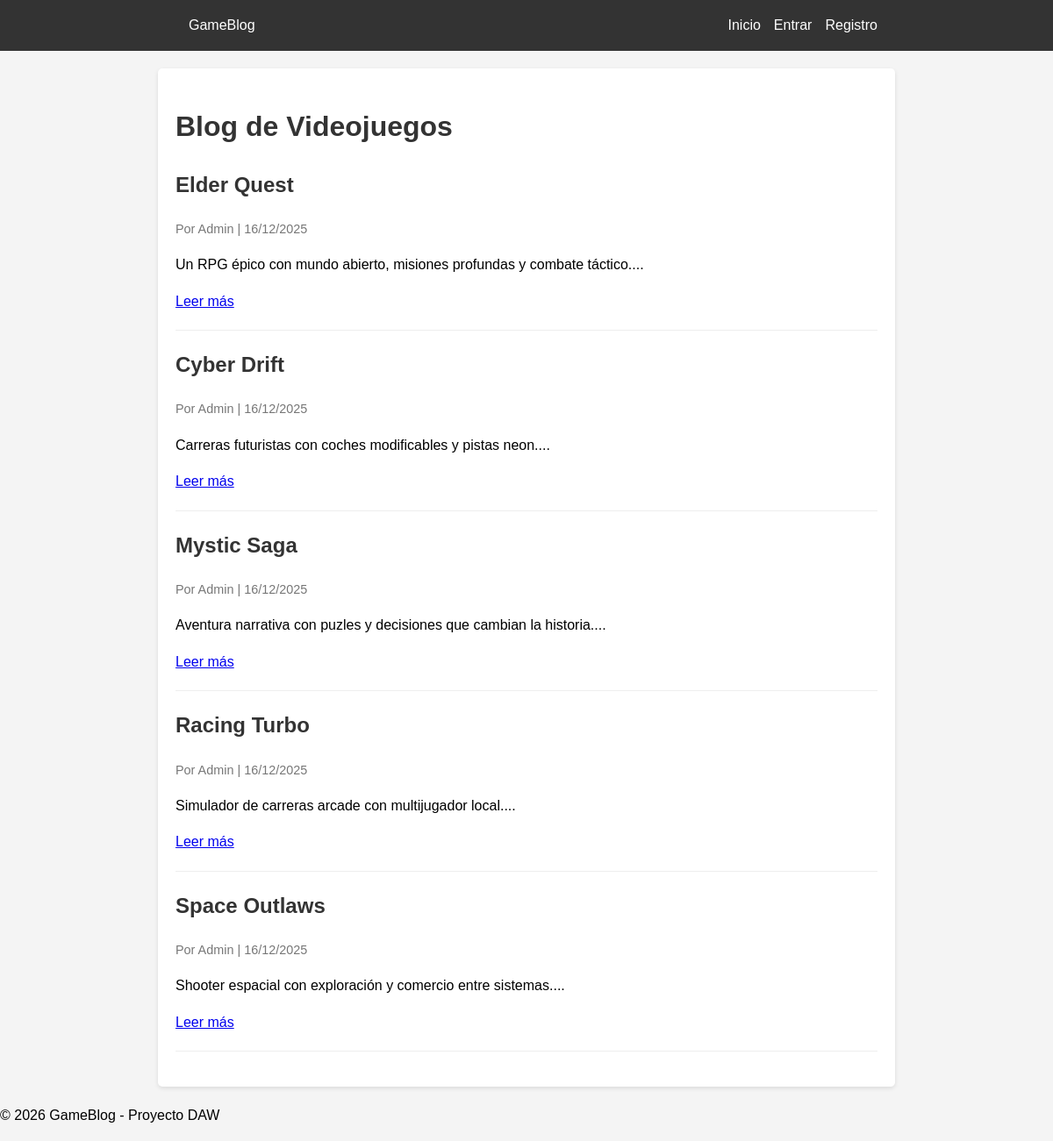
Before: / with the older database file.
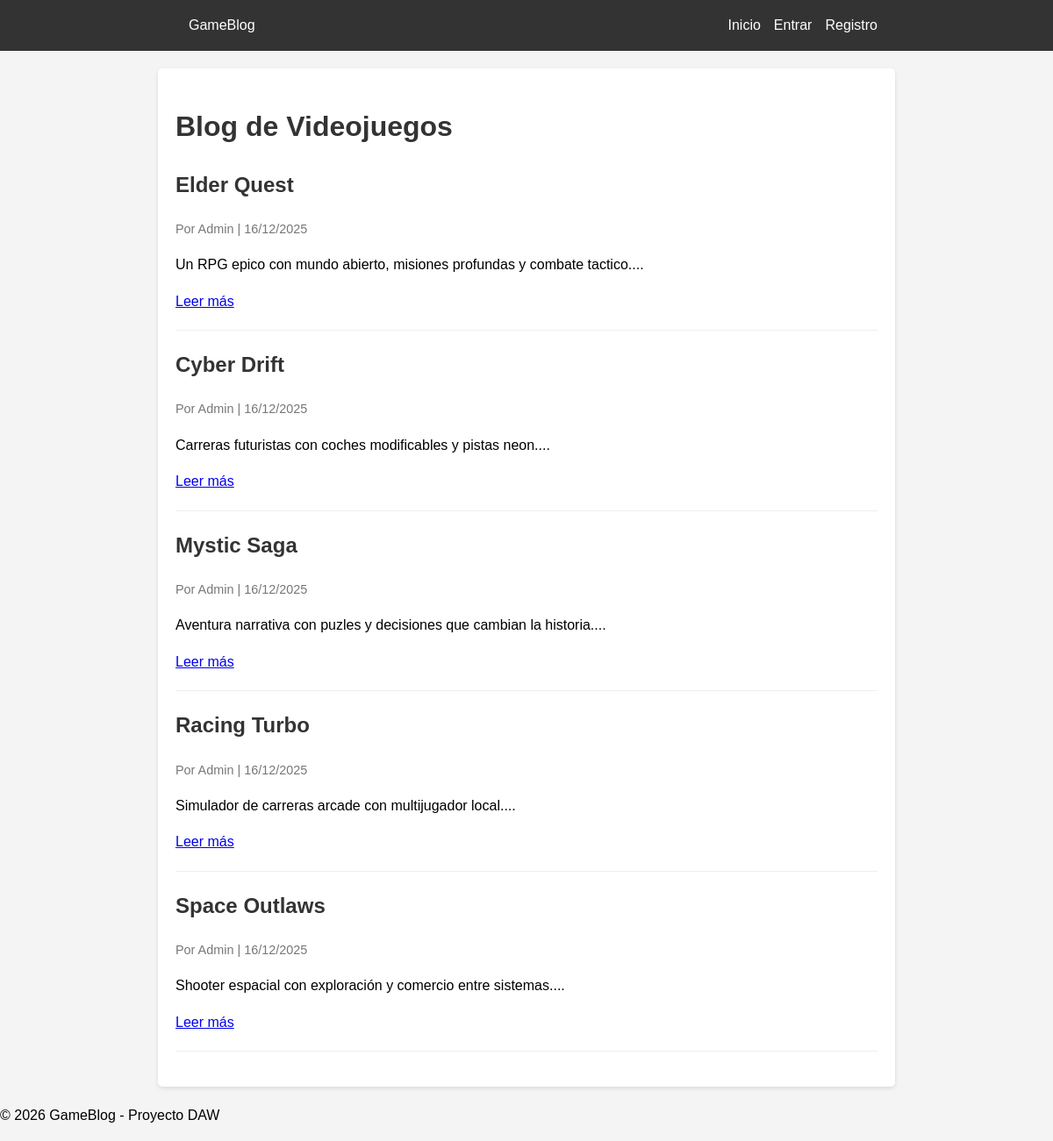
After: the same page with the newer database file.
### tables this page shows
CREATE TABLE IF NOT EXISTS posts (
    id INT AUTO_INCREMENT PRIMARY KEY,
    user_id INT NOT NULL,
    title VARCHAR(150) NOT NULL,
    content TEXT NOT NULL,
    image_url VARCHAR(255) DEFAULT NULL,
    created_at TIMESTAMP DEFAULT CURRENT_TIMESTAMP,
    FOREIGN KEY (user_id) REFERENCES users(id) ON DELETE CASCADE
);

CREATE TABLE IF NOT EXISTS users (
    id INT AUTO_INCREMENT PRIMARY KEY,
    username VARCHAR(80) NOT NULL,
    email VARCHAR(120) NOT NULL UNIQUE,
    password_hash VARCHAR(255) NOT NULL,
    role ENUM('admin', 'writer', 'subscriber') DEFAULT 'subscriber',
    created_at TIMESTAMP DEFAULT CURRENT_TIMESTAMP
);

### controllers/PostController.php (called while the page is built, shortened)
<?php
require_once __DIR__ . '/../models/Post.php';
class PostController {
    private $postModel;
    public function __construct() {
        $database = new Database();
        $db = $database->getConnection();
        $this->postModel = new Post($db);
    }
    protected function render(string $view, array $data = []) {
        extract($data);
        include __DIR__ . '/../views/' . $view;
    }
    public function index() {
        $posts = $this->postModel->allWithAuthor();
        return $this->render('posts/index.php', ['posts' => $posts]);
    }
}

### models/Post.php (called while the page is built, shortened)
<?php
class Post {
    private $db;
    public function __construct($db) {
        $this->db = $db;
    }
    public function allWithAuthor() {
        $stmt = $this->db->query("SELECT posts.*, users.username FROM posts JOIN users ON posts.user_id = users.id ORDER BY posts.created_at DESC");
        return $stmt->fetchAll();
    }
}

### views/posts/index.php (the view, shortened to what this page needs)
<?php include __DIR__ . '/../layout/header.php'; ?>
<div class="posts-container">
    <h1>Blog de Videojuegos</h1>
    <div class="posts-grid">
        <?php foreach ($posts as $post): ?>
            <article class="post-card">
                <h2><?= htmlspecialchars($post['title']) ?></h2>
                <div class="post-meta">
                    Por <?= htmlspecialchars($post['username']) ?> | <?= date('d/m/Y', strtotime($post['created_at'])) ?>
                </div>
                <p>
                    <?= nl2br(htmlspecialchars(substr($post['content'], 0, 150))) ?>...
                </p>
                <a href="index.php?action=show_post&id=<?= $post['id'] ?>">Leer más</a>
            </article>
        <?php endforeach; ?>
    </div>
</div>
<?php include __DIR__ . '/../layout/footer.php'; ?>

### index.php (shortened to what this page needs)
<?php
require_once __DIR__ . '/controllers/PostController.php';
$action = $_GET['action'] ?? 'posts';
switch ($action) {
    case 'posts':
        (new PostController())->index();
        break;
}

### views/layout/header.php (shortened to what this page needs)
<!DOCTYPE html>
<html lang="es">
<head>
    <link rel="stylesheet" href="public/style.css">
</head>
<body>
    <header>
        <nav>
            <div class="logo">
                <a href="index.php">GameBlog</a>
            </div>
            <ul>
                <li><a href="index.php?action=posts">Inicio</a></li>
                <?php if (isset($_SESSION['user_id'])): ?>
                    <li><a href="index.php?action=create_post">Nuevo Post</a></li>
                    <li><a href="index.php?action=logout">Salir (<?= htmlspecialchars($_SESSION['username'] ?? '') ?>)</a></li>
                <?php else: ?>
                    <li><a href="index.php?action=login">Entrar</a></li>
                    <li><a href="index.php?action=register">Registro</a></li>
                <?php endif; ?>
            </ul>
        </nav>
    </header>
    <main class="container">

### views/layout/footer.php (shortened to what this page needs)
    </main>
    <footer>
        <p>&copy; <?= date('Y') ?> GameBlog - Proyecto DAW</p>
    </footer>
</body>
</html>

### public/style.css (style rules this page uses)
body { font-family: sans-serif; line-height: 1.6; margin: 0; padding: 0; background-color: #f4f4f4; }
header { background: #333; color: #fff; padding: 1rem 0; }
nav { display: flex; justify-content: space-between; align-items: center; max-width: 800px; margin: 0 auto; padding: 0 20px; }
nav a { color: #fff; text-decoration: none; margin-left: 15px; }
nav ul { list-style: none; padding: 0; margin: 0; display: flex; }
.container { max-width: 800px; margin: 20px auto; padding: 20px; background: #fff; border-radius: 5px; box-shadow: 0 2px 5px rgba(0, 0, 0, 0.1); }
h1, h2 { color: #333; }
.post-card { border-bottom: 1px solid #eee; padding-bottom: 20px; margin-bottom: 20px; }
.post-meta { color: #777; font-size: 0.9em; }

Changed rows visible on the page:
changed posts "Elder Quest": content "Un RPG épico con mundo abierto, misiones profundas y combate táctico." → "Un RPG epico con mundo abierto, misiones profundas y combate tactico."
